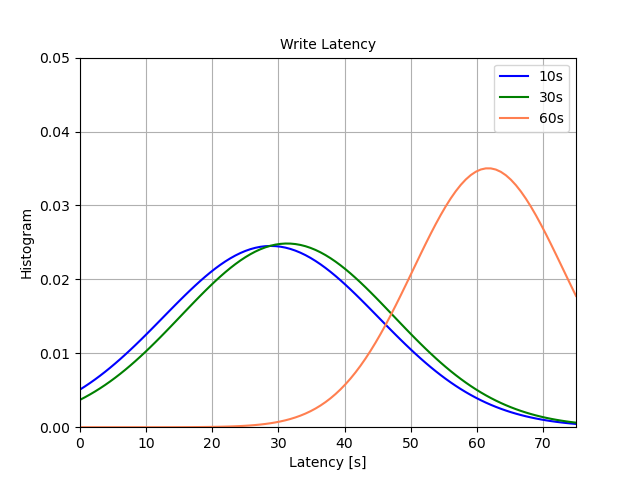

Write the Python code that produced this figure.
import matplotlib.pyplot as plt
import scipy.stats
import numpy as np


x_min = 0.0
x_max = 75

mean_10 = 28.8482
std_10 = 16.2705

mean_30 = 31.3261
std_30 = 16.054

mean_60 = 61.727
std_60 = 11.3876

x = np.linspace(x_min, x_max, 100)

y_10 = scipy.stats.norm.pdf(x,mean_10,std_10)
y_30 = scipy.stats.norm.pdf(x,mean_30,std_30)
y_60 = scipy.stats.norm.pdf(x,mean_60,std_60)

fig = plt.figure()
ax = plt.subplot(111)

ax.plot(x, y_10, label='10s', color='blue')
ax.plot(x, y_30, label='30s', color='green')
ax.plot(x, y_60, label='60s', color='coral')

plt.grid()

plt.xlim(x_min,x_max)
plt.ylim(0,0.05)

plt.title('Write Latency',fontsize=10)
ax.legend()

plt.xlabel('Latency [s]')
plt.ylabel('Histogram')

plt.savefig('Write_Latency.png')
plt.show()